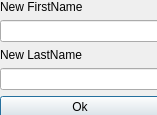
<?xml version="1.0" encoding="UTF-8"?>
<ui version="4.0">
 <class>update</class>
 <widget class="QDialog" name="update">
  <property name="geometry">
   <rect>
    <x>0</x>
    <y>0</y>
    <width>157</width>
    <height>115</height>
   </rect>
  </property>
  <property name="windowTitle">
   <string>Dialog</string>
  </property>
  <widget class="QWidget" name="verticalLayoutWidget">
   <property name="geometry">
    <rect>
     <x>0</x>
     <y>0</y>
     <width>160</width>
     <height>117</height>
    </rect>
   </property>
   <layout class="QVBoxLayout" name="verticalLayout">
    <item>
     <widget class="QLabel" name="label_2">
      <property name="text">
       <string>New FirstName</string>
      </property>
     </widget>
    </item>
    <item>
     <widget class="QLineEdit" name="first"/>
    </item>
    <item>
     <widget class="QLabel" name="label">
      <property name="text">
       <string>New LastName</string>
      </property>
     </widget>
    </item>
    <item>
     <widget class="QLineEdit" name="second"/>
    </item>
    <item>
     <widget class="QPushButton" name="pushButton">
      <property name="text">
       <string>Ok</string>
      </property>
     </widget>
    </item>
   </layout>
  </widget>
 </widget>
 <resources/>
 <connections/>
</ui>
